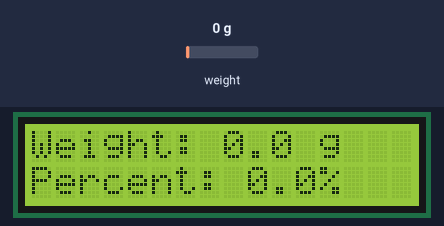
The sketch below on a simulated Arduino Uno, built with avr-gcc and run on an emulated ATmega328P. On the bench: 16×2 character LCD. Inputs (shaded band) come from the test bench; at power-on: weight on the scale 0 g. What the sketch prints to the serial monitor is not drawn.

Above: at 3.6 s.
3.7 s: weight on the scale set to 100 g
At 6.3 s:
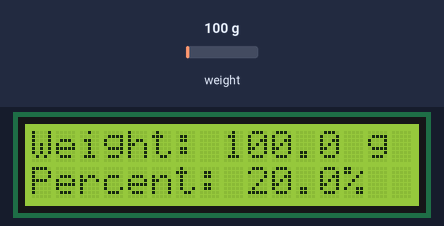
6.7 s: weight on the scale set to 4900 g
At 8.25 s:
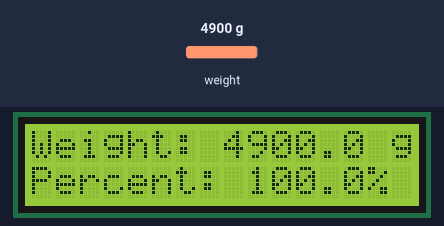
8.3 s: weight on the scale set to 1250 g
At 9.8 s:
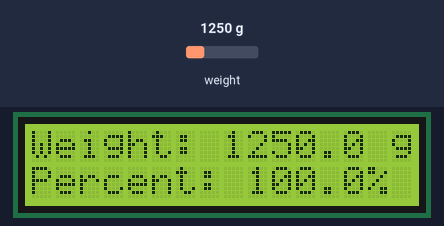
9.9 s: weight on the scale set to 450 g
At 12.1 s:
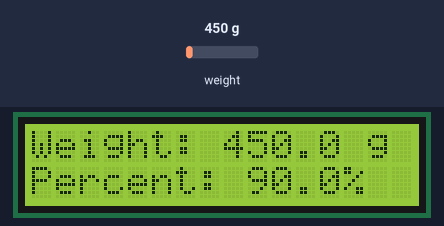
Timing chart, 0 to 12.4 s (numbered marks = the images above; inputs shaded):
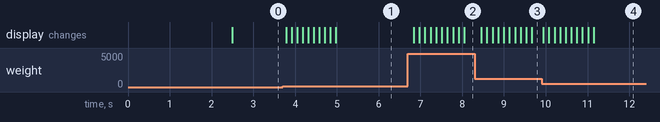

The sketch:

ALL.ino
```cpp
#include <HX711_ADC.h>
#include <Wire.h>
#include <LiquidCrystal_I2C.h> // LiquidCrystal_I2C library

HX711_ADC LoadCell(4, 5); // Parameters: dt pin, sck pin
LiquidCrystal_I2C lcd(0x27, 16, 2); // 0x27 is the I2C address of the LCD

// Define the weight limits for the percentage calculation
const float maxWeight = 500; // Maximum weight for 100% (500 grams)
const float minWeight = 0;   // Minimum weight (0 grams)
const int numReadings = 10;   // Number of readings to average

float readings[numReadings];   // Array to hold weight readings
int readIndex = 0;             // Index for the readings array
float total = 0;               // Total of readings
float averageWeight = 0;       // Average weight

void setup() {
  Serial.begin(9600);
  lcd.init();      // Initialize the LCD
  lcd.backlight(); // Turn on the backlight

  LoadCell.begin(); // Start connection to HX711
  LoadCell.start(2000); // Allow load cell time to stabilize
  LoadCell.setCalFactor(419); // Replace with your calibrated factor
}

void loop() {
  LoadCell.update(); // Retrieve data from the load cell
  float currentWeight = LoadCell.getData(); // Get the current weight value

  // Update readings array with the current weight
  total -= readings[readIndex];
  readings[readIndex] = currentWeight;
  total += readings[readIndex];
  readIndex = (readIndex + 1) % numReadings;
  averageWeight = total / numReadings; // Calculate average weight

  // Calculate percentage based on average weight
  float percentage = map(averageWeight, minWeight, maxWeight, 0, 100);
  percentage = constrain(percentage, 0, 100); // Ensure percentage is within 0-100

  // Display weight and percentage on the LCD
  lcd.clear(); // Clear the display
  lcd.setCursor(0, 0); // Set cursor to first row
  lcd.print("Weight: "); // Print weight label
  lcd.print(averageWeight, 1); // Print average weight value with one decimal place
  lcd.print(" g"); // Units in grams

  lcd.setCursor(0, 1); // Set cursor to second row
  lcd.print("Percent: "); // Print percentage label
  lcd.print(percentage, 1); // Print percentage value with one decimal place
  lcd.print("%"); // Units in percent

  // Print to the Serial Monitor
  Serial.print("Weight: ");
  Serial.print(averageWeight, 1);
  Serial.print(" g\t");
  Serial.print("Percent: ");
  Serial.print(percentage, 1);
  Serial.println("%");

  delay(100); // Add a small delay to make updates visible and prevent flickering
}

// Helper function to map weight to percentage
float map(float value, float fromLow, float fromHigh, float toLow, float toHigh) {
  return (value - fromLow) * (toHigh - toLow) / (fromHigh - fromLow) + toLow;
}
```

Measured:
- after the input at 3.7 s, the display: first changes after 0.09 s (image 1 shows a later state)
- after the input at 6.7 s, the display: first changes after 0.14 s (image 2 shows a later state)
- after the input at 8.3 s, the display: first changes after 0.16 s (image 3 shows a later state)
- after the input at 9.9 s, the display: first changes at once (image 4 shows a later state)
